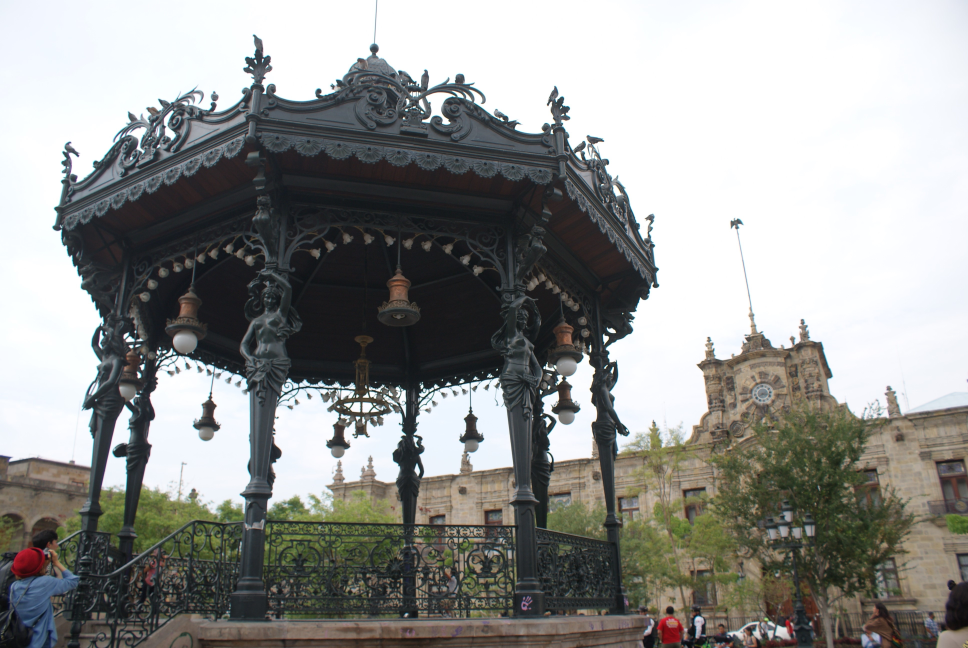
#> input picture 11.JPG, 3872 x 2592 px, found by its file name (shown at 1/4 size)
$ python dynamic.py
#> lines starting #> are read from the running program, lines starting #| are printed output that depends on the picture
import matplotlib.pyplot as plt
import numpy as np
from PIL import Image


#IMAGEN 1
Imagen='11.jpg'
I=plt.imread(Imagen)
#> I is the input picture: shape (2592, 3872, 3); mean R, G, B 146.5, 147.4, 145
plt.title('Imagen original')
plt.imshow(I)
plt.show()

#3 procesamiento segmentacion
rgb = [0.2989, 0.5870, 0.1140]
ig = np.dot(I[...,:3], rgb)
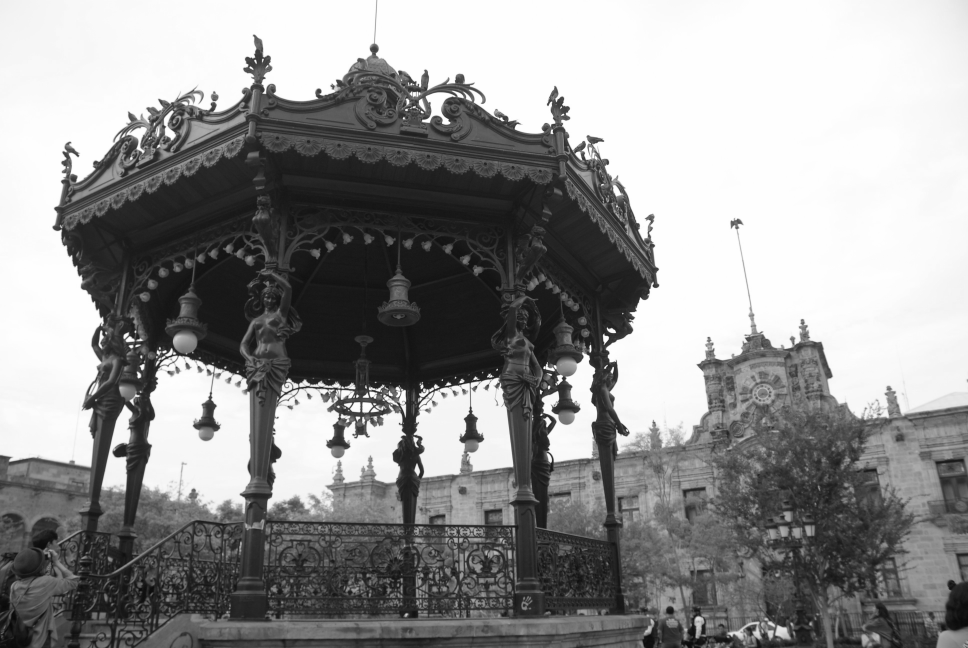
#> ig: shape (2592, 3872) float64 (shown at 1/4 size); min 2.35, max 255, mean 146.9
h2=[]
h1=[]
for x in range(len(ig)):
    for h in range(len(ig[x])):
            h1.append(ig[x][h])
#> after the loop, h1 = 10036224 items
h=0
while h < 15:
    x=0
    h2=[]
    while x< len(h1):
        if x%2==0:
           h2.append(h1[x])
        x+=1
    print("la longitud de la lista es h2 " + str(len(h2)))
    h1=h2
    h += 1
plt.imshow(ig,cmap='gray')
plt.axis('off')
plt.savefig('segmentacion.png',bbox_inches='tight',pad_inches=0,dpi=1200)
plt.title("Segmentacion por umbral")
plt.savefig('temp', bbox_inches='tight')
plt.show()
intervalos = range(round(min(h2)), round(max(h2)) + 2) #calculamos los extremos de los intervalos
plt.hist(x=h2, bins=intervalos, color='b', rwidth=0.85)
plt.xticks([0, 50, 100, 150, 200, 255],[0, 50, 100, 150, 200, 255])
plt.title('Histogram')
plt.xlabel('Intensity values')
plt.ylabel('Number of pixels')
plt.savefig('Histogramadesiluminado.png',dpi=1200)
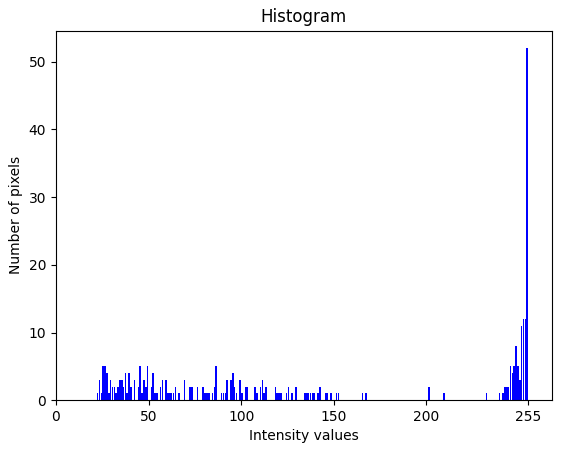
#> figure drawn by matplotlib, 1 panel; tallest bar 52 high, from x = 254.1 to 254.9
plt.show()
'''
while h < 1:
    x=0
    while x< len(ekg):
        if x%2==0:
            ekg.pop(x)
            Tiempo.pop(x)
        x+=1
    print("la longitud de la lista es " + str(len(Tiempo)))
    print("la longitud del vector es " + str(len(ekg)))
    h += 1


tempekg=[]
tempTi=[]
x=0
while x< len(ekg):
    tempekg.append(ekg[x])
    tempTi.append(Tiempo[x])
    x+=1
    if(x>=200):
            tempekg.pop(0)
            tempTi.pop(0)
    drawnow(makeFig)
    '''

$ run again, with 1.JPG copied over 11.JPG
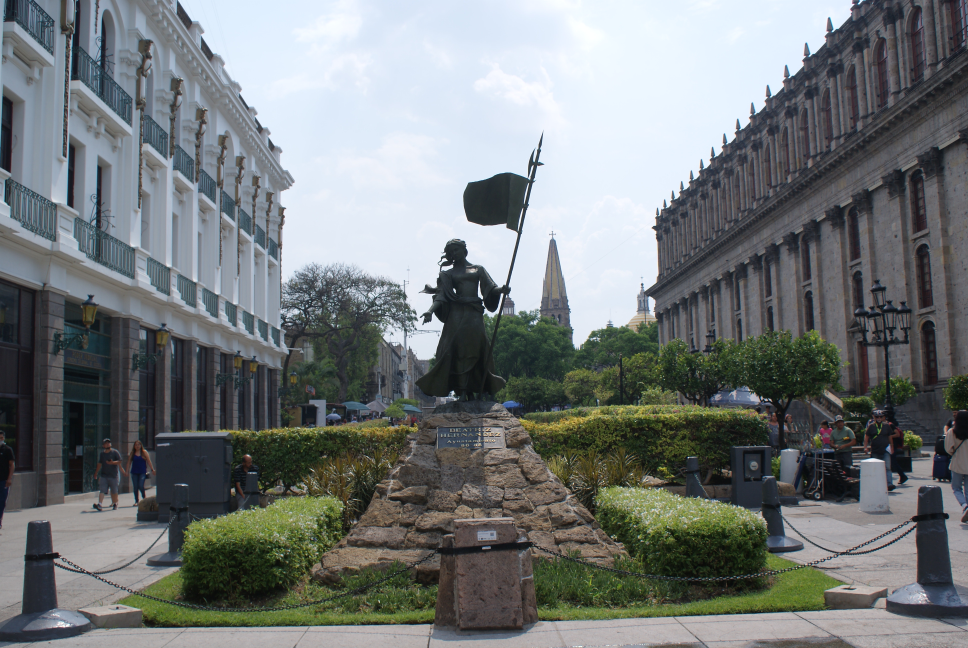
#> input picture 1.JPG, 3872 x 2592 px, found by its file name (shown at 1/4 size)
#> I is the input picture: shape (2592, 3872, 3); mean R, G, B 116.6, 121.4, 121.7
#> `ig = np.dot(I[...,:3], rgb)`:
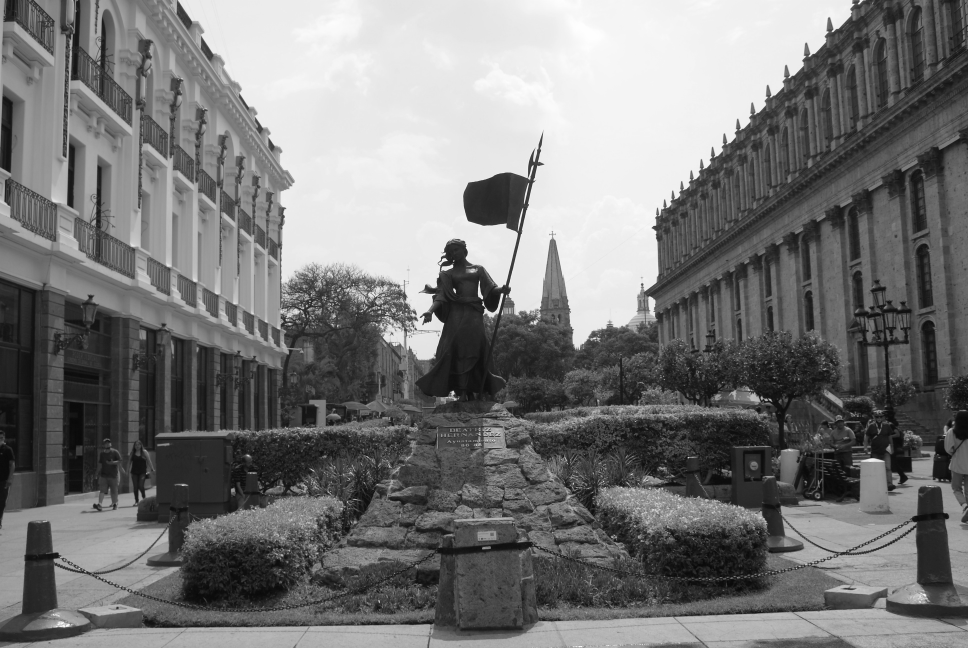
#> ig: shape (2592, 3872) float64 (shown at 1/4 size); min 1.47, max 255, mean 120
#> after the loop `for x in range(len(ig)):`: h1 = 10036224 items
#> `plt.savefig('Histogramadesiluminado.png',dpi=1200)`:
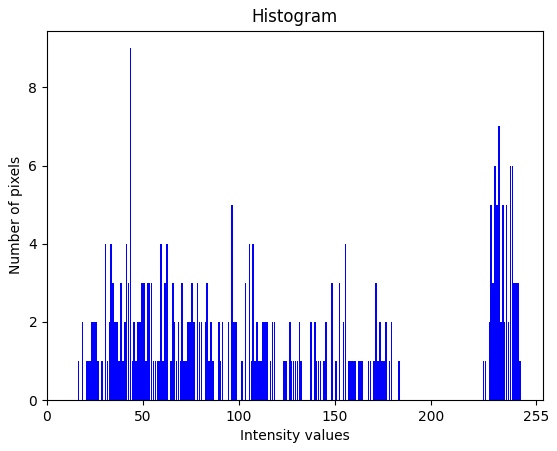
#> figure drawn by matplotlib, 1 panel; tallest bar 9 high, from x = 43.08 to 43.93

$ run again, with 19.JPG copied over 11.JPG
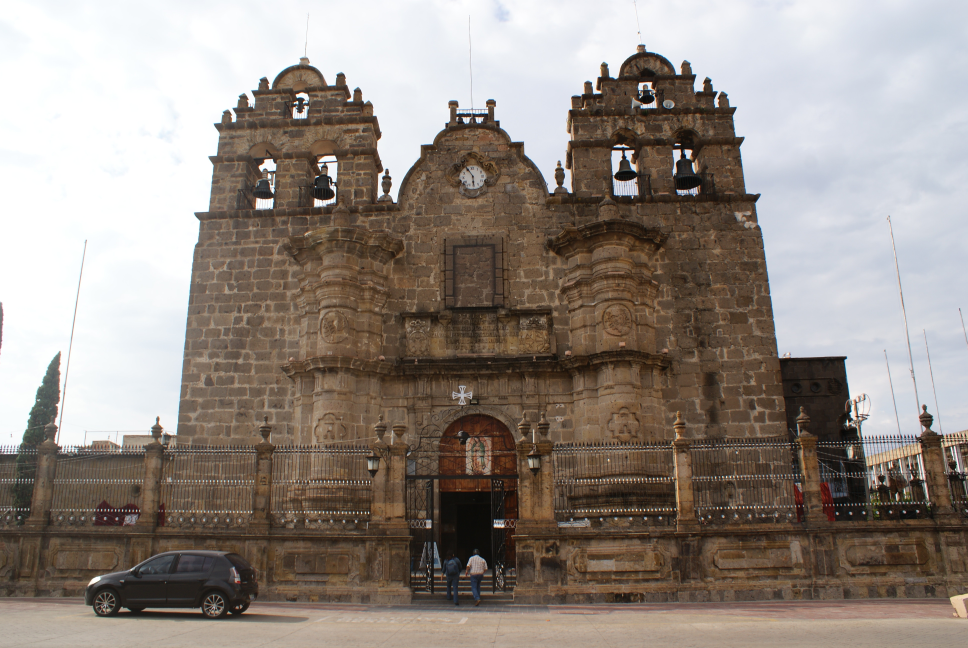
#> input picture 19.JPG, 3872 x 2592 px, found by its file name (shown at 1/4 size)
#> I is the input picture: shape (2592, 3872, 3); mean R, G, B 147.3, 137.5, 130.1
#> `ig = np.dot(I[...,:3], rgb)`:
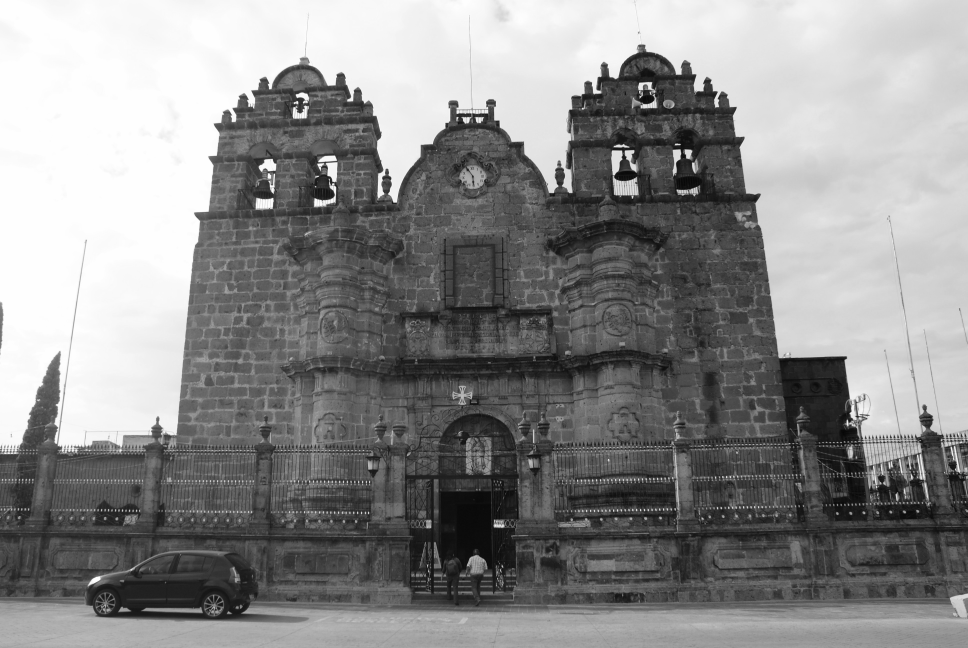
#> ig: shape (2592, 3872) float64 (shown at 1/4 size); min 1, max 255, mean 139.6
#> after the loop `for x in range(len(ig)):`: h1 = 10036224 items
#> `plt.savefig('Histogramadesiluminado.png',dpi=1200)`:
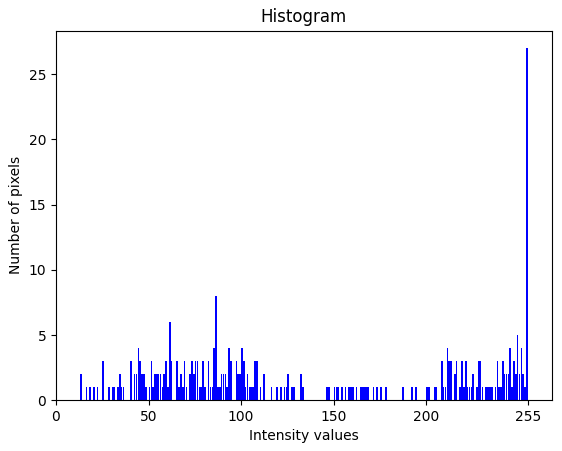
#> figure drawn by matplotlib, 1 panel; tallest bar 27 high, from x = 254.1 to 254.9

$ run again, with 2.JPG copied over 11.JPG
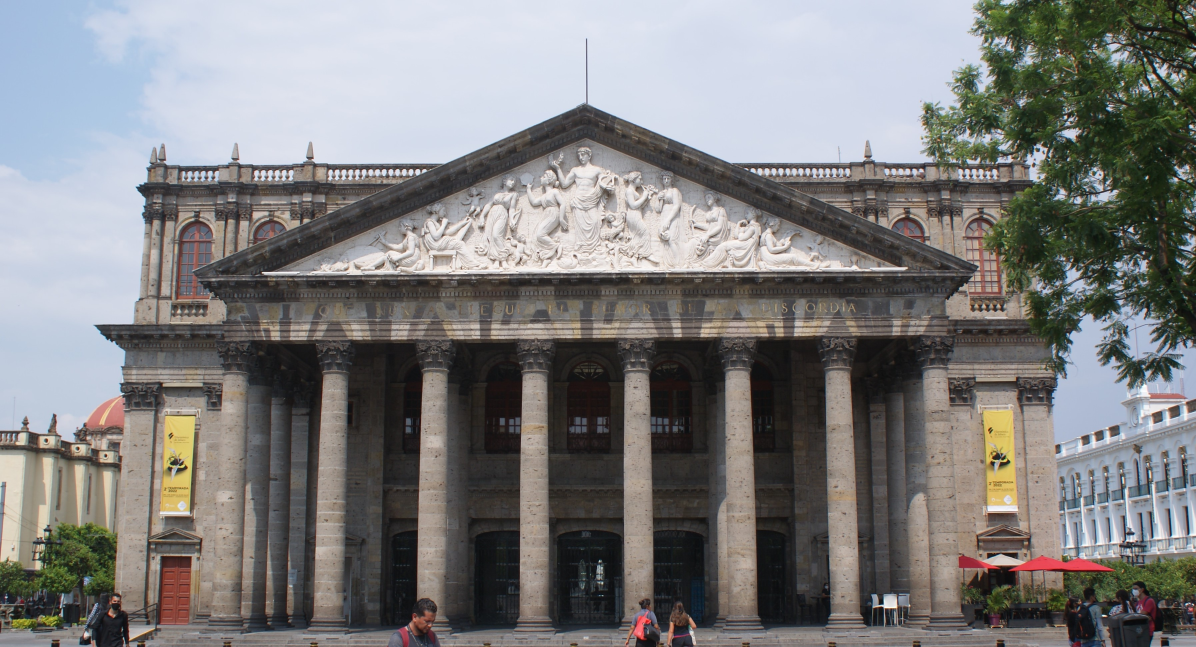
#> input picture 2.JPG, 3587 x 1941 px, found by its file name (shown at 1/3 size)
#> I is the input picture: shape (1941, 3587, 3); mean R, G, B 126, 125.3, 124.9
#> `ig = np.dot(I[...,:3], rgb)`:
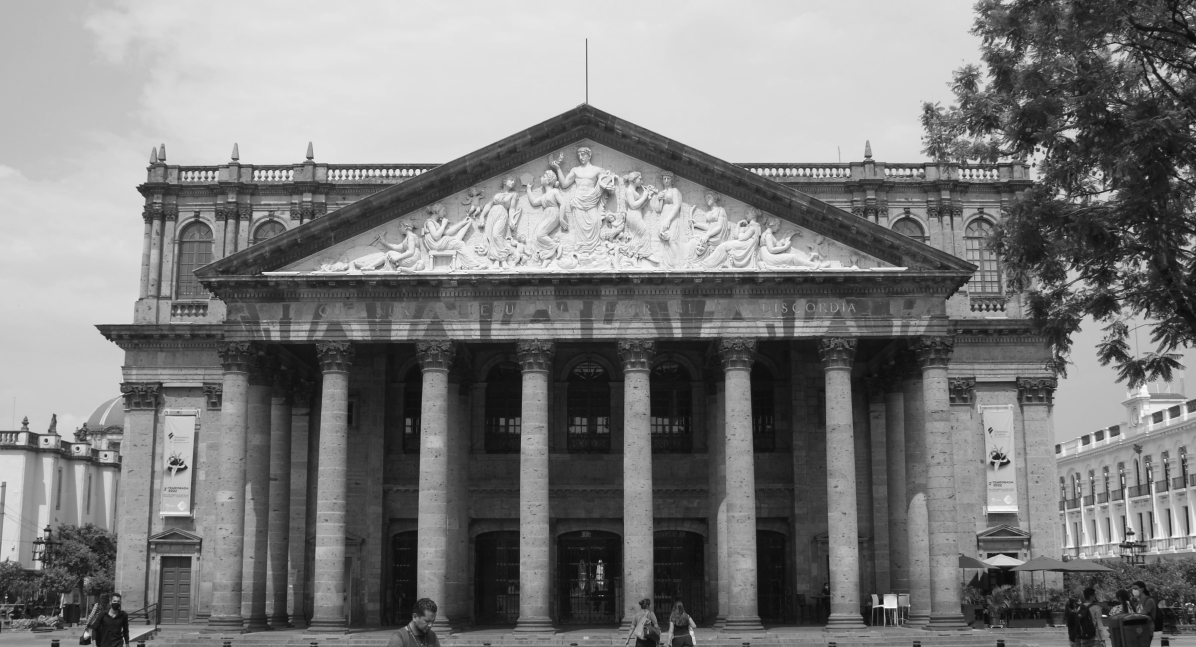
#> ig: shape (1941, 3587) float64 (shown at 1/3 size); min 5.93, max 255, mean 125.5
#> after the loop `for x in range(len(ig)):`: h1 = 6962367 items
#> `plt.savefig('Histogramadesiluminado.png',dpi=1200)`:
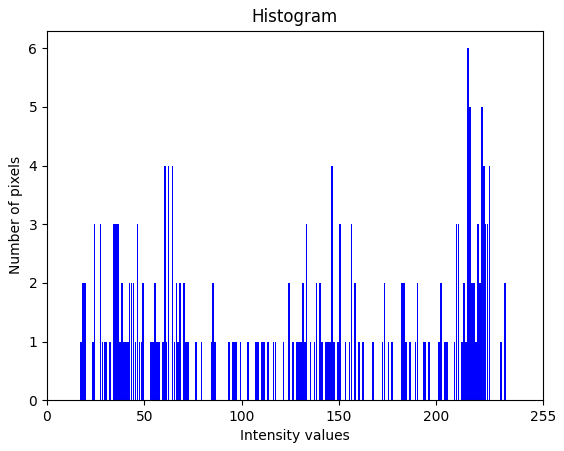
#> figure drawn by matplotlib, 1 panel; tallest bar 6 high, from x = 216.1 to 216.9
